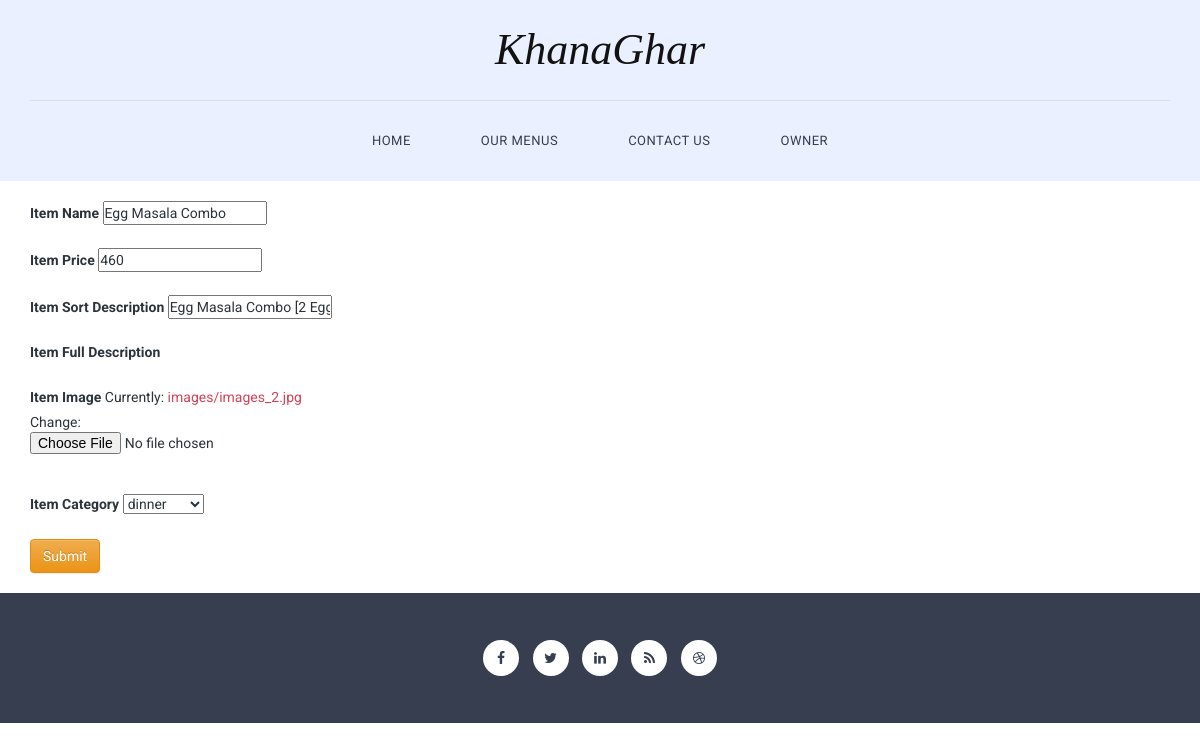
Before: /owner/update/3/ with the older database file.
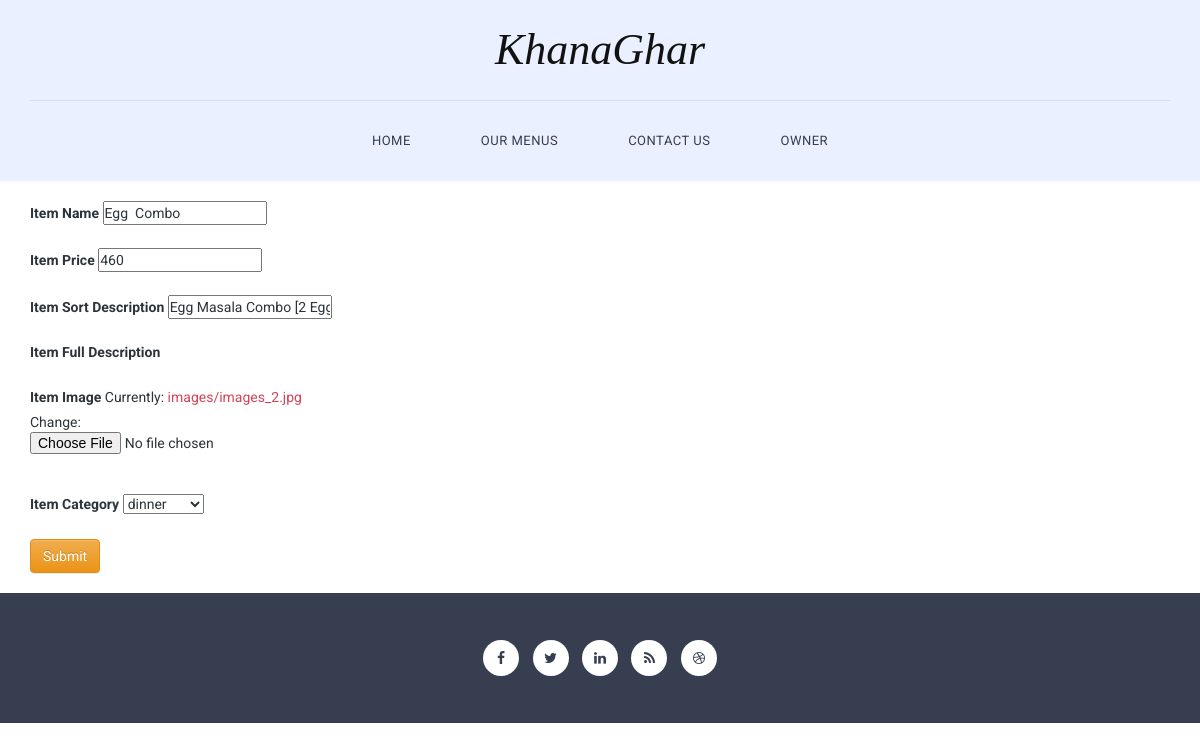
After: the same page with the newer database file.
### food/models.py (models this page shows, shortened)
class special_item(models.Model):
    item_name= models.CharField(max_length=200)
    item_desc= models.CharField(max_length=400)
    item_sort_desc=models.CharField(max_length=400)
    item_price=models.IntegerField()
    item_image=models.ImageField(upload_to="images/")
    category=models.ForeignKey("Category", on_delete=models.CASCADE)

### user/views.py (the view)
# urls.py: path('update/<int:item_id>/',views.update_special_item, name='update_special_item'),
def update_special_item(request, item_id):
    Item=special_item.objects.get(id=item_id)
    if request.method=="POST":
        form=specialItemForm(request.POST,request.FILES,instance=Item)
        if form.is_valid():
            form.save()
            return redirect("category")
    return render(request,'user/update.html',{"form":specialItemForm(instance=Item)})

### user/forms.py
class specialItemForm(forms.ModelForm):
    class Meta:
        model = special_item
        fields = ["item_name", "item_sort_desc","category", "item_price","item_image"]

### food/models.py (called while the page is built)
    def __str__(self):
        return self.category_name

### user/templates/user/update.html (shortened to what this page needs)
{% extends 'foods/base.html' %}
{% load static %}
{% block body %}
<div class="container">
   <form action="" method="post" enctype="multipart/form-data">
<br>
    <label for="html">Item Name</label>
    {{form.item_name}}
    <br> <br>
    <label for="css">Item Price </label>
    {{form.item_price}}
    <br> <br>
    <label for="javascript">Item Sort Description</label>
    {{form.item_sort_desc}}
    <br> <br>
    <label for="javascript">Item Full Description</label>
    <br> <br>
    <label for="javascript">Item Image</label>
    {{form.item_image}}
    <br> <br>
    <label for="javascript">Item Category</label>
    {{form.category}}
    <br> <br>
    <button type="submit" class="btn btn-warning" >Submit</button>
</form>
</div>
<br>
{% endblock %}

Changed rows visible on the page:
changed special_item "Egg Masala Combo [2 Egg]": item_name "Egg Masala Combo" → "Egg Combo"
